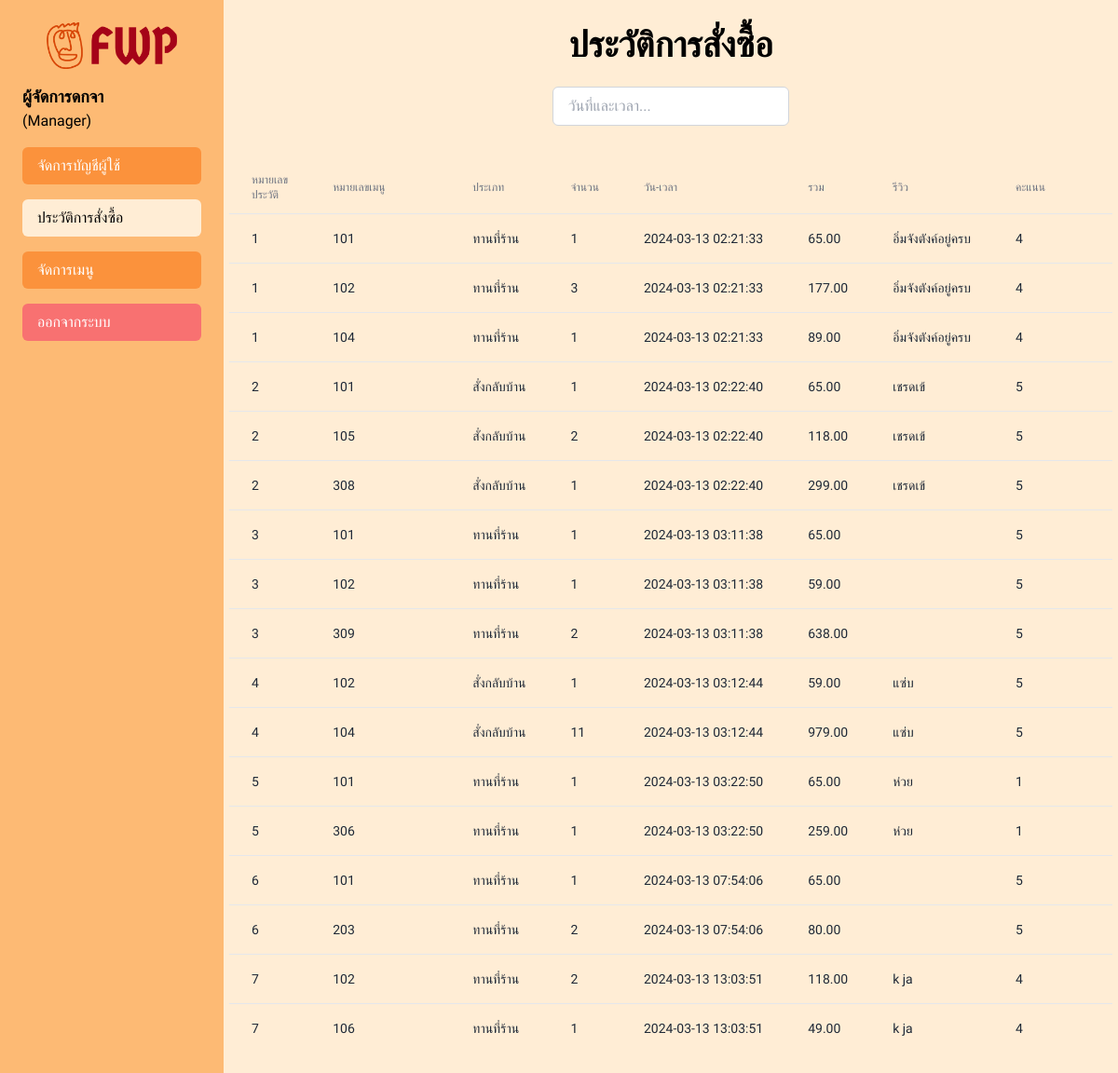
The app's page /history_manager.php (signed in) with its own data.
### tables this page shows
CREATE TABLE review (
    review_id INTEGER PRIMARY KEY AUTOINCREMENT,
    comment TEXT,
    score INTEGER
);

### history_order.php (the view, shortened to what this page needs)
<?php
$db = new MyDB();
$sql = "SELECT * FROM order_history;";
$ret = $db->query($sql);
if ($ret->numColumns() > 0) {
  while($row = $ret->fetchArray(SQLITE3_ASSOC)) {
    $query = "SELECT * FROM review WHERE review_id =" . $row['review_id'];
    $review_result = $db->query($query);
    $review_row = $review_result->fetchArray(SQLITE3_ASSOC);
    $comment = $review_row ? $review_row['comment'] : '';
    echo "<tr class=\"hover:bg-orange-200\">
              <td class=\"px-6 py-4 whitespace-nowrap text-sm text-gray-800 history-no\">" . $row["history_no"] . "</td>
              <td class=\"px-6 py-4 whitespace-nowrap text-sm text-gray-800 menu-no \">" . $row["menu_no"] . "</td>
              <td class=\"px-6 py-4 whitespace-nowrap text-sm text-gray-800 type\">" . $row["type"] . "</td>
              <td class=\"px-6 py-4 whitespace-nowrap text-sm text-gray-800 quantity\">" . $row["quantity"] . "</td>
              <td class=\"px-6 py-4 whitespace-nowrap text-sm text-gray-800 date_time\">" . $row["date_time"] . "</td>
              <td class=\"px-6 py-4 whitespace-nowrap text-sm text-gray-800 total\">" . number_format($row["total"], 2) . "</td>
              <td class=\"px-6 py-4 whitespace-nowrap text-sm text-gray-800 review-id\">" . $comment . "</td>
              <td class=\"px-6 py-4 whitespace-nowrap text-sm text-gray-800 review-score\">" . ($review_row ? $review_row['score'] : '') . "</td>
              <td class=\"px-6 py-4 whitespace-nowrap text-end text-sm font-medium\">
              </td>
            </tr>";
  }
}
?>

### style.css (style rules this page uses)
* { font-family: 'Prompt', sans-serif; }
html, :host { line-height: 1.5; -webkit-text-size-adjust: 100%; -moz-tab-size: 4; -o-tab-size: 4; tab-size: 4; font-family: ui-sans-serif, system-ui, sans-serif, "Apple Color Emoji", "Segoe UI Emoji", "Segoe UI Symbol", "Noto Color Emoji"; font-feature-settings: normal; font-variation-settings: normal; -webkit-tap-highlight-color: transparent; }
body { margin: 0; line-height: inherit; }
.divide-y > :not([hidden]) ~ :not([hidden]) { --tw-divide-y-reverse: 0; border-top-width: calc(1px * calc(1 - var(--tw-divide-y-reverse))); border-bottom-width: calc(1px * var(--tw-divide-y-reverse)); }
.divide-gray-200 > :not([hidden]) ~ :not([hidden]) { --tw-divide-opacity: 1; border-color: rgb(229 231 235 / var(--tw-divide-opacity)); }
.overflow-x-hidden { overflow-x: hidden; }
.whitespace-nowrap { white-space: nowrap; }
.bg-orange-100 { --tw-bg-opacity: 1; background-color: rgb(255 237 213 / var(--tw-bg-opacity)); }
.px-6 { padding-left: 1.5rem; padding-right: 1.5rem; }
.py-4 { padding-top: 1rem; padding-bottom: 1rem; }
.text-end { text-align: end; }
.text-sm { font-size: 0.875rem; line-height: 1.25rem; }
.font-medium { font-weight: 500; }
.text-gray-800 { --tw-text-opacity: 1; color: rgb(31 41 55 / var(--tw-text-opacity)); }

### history_manager.php (style rules this page uses)
body, html { height: 100%; margin: 0; padding: 0; }

### records on screen
review: comment "อิ่มจังตังค์อยู่ครบ", score "4"
review: comment "เชรดเข้", score "5"
review: score "5"
review: comment "แซ่บ", score "5"
review: comment "ห่วย", score "1"
review: score "5"
review: comment "k ja", score "4"

### other values on screen
$row["history_no"] "1"
$row["menu_no"] "101"
$row["type"] "ทานที่ร้าน"
$row["quantity"] "1"
$row["date_time"] "2024-03-13 02:21:33"
$row["total"] "65.00"
$row["menu_no"] "102"
$row["quantity"] "3"
$row["total"] "177.00"
$row["menu_no"] "104"
$row["total"] "89.00"
$row["history_no"] "2"
$row["type"] "สั่งกลับบ้าน"
$row["date_time"] "2024-03-13 02:22:40"
$row["menu_no"] "105"
